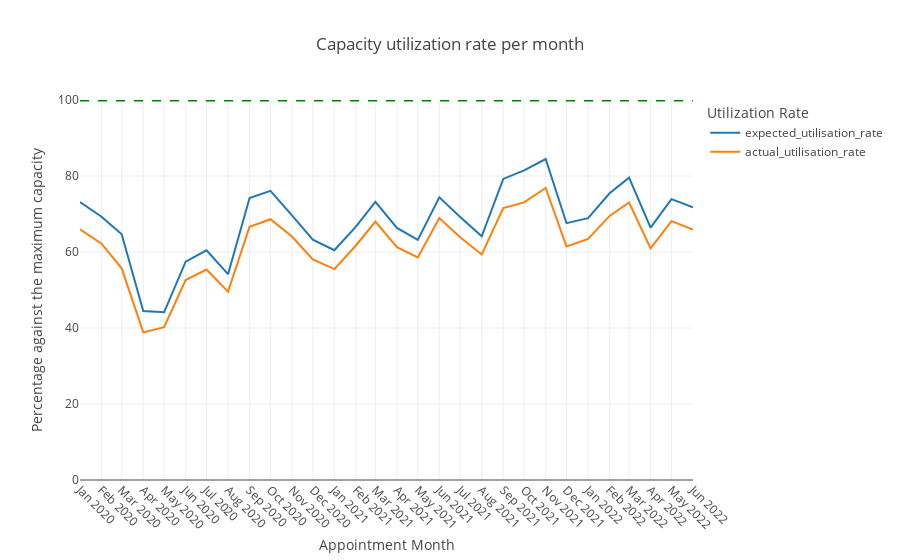

The notebook cell this image was saved under:
### Markdown cell above
### Appointment VS Capacity

### Code cell
# Sum the appointments: by month

# Calculate total appointments per month (Jan 2020 - Jun 2022)
ar_df = ar.groupby(['appointment_month','appointment_status'])['count_of_appointments'].agg('sum').reset_index()

# Calculate the calendars of month
ar_df['daysinmonth'] = ar_df['appointment_month'].apply(lambda t: pd.Period(t, freq='S').days_in_month)

# Calculate the monthly max capacity
ar_df['month_capacity']=1200000*ar_df['daysinmonth']

# Calculate the expected capacity utilisation rate
ar_df['expected_utilisation_rate'] = ar_df['count_of_appointments']/ar_df['month_capacity']*100

# Calculate the actual capacity utilisation for attended appointments
def actual_utilisation(row):
   if row['appointment_status'] == 'Attended':
        return row['count_of_appointments']
ar_df['actual_utilisation'] = ar_df.apply(actual_utilisation, axis=1)
ar_df['actual_utilisation'].fillna(0, inplace=True)

# Calculate the actual capacity utilisation rate
def actual_utilisation_rate(row):
    if row['appointment_status'] == 'Attended':
        return row['expected_utilisation_rate']

ar_df['actual_utilisation_rate'] = ar_df.apply(actual_utilisation_rate, axis=1)
ar_df['actual_utilisation_rate'].fillna(0, inplace=True)

ar_df_line = ar_df.groupby(['appointment_month'])['expected_utilisation_rate','actual_utilisation_rate'].agg('sum').reset_index()
fig = px.line(ar_df_line, x='appointment_month', y=ar_df_line.columns[1:],
              template='none', title='Capacity utilization rate per month',
              labels={'variable':'Utilization Rate',
                      'value': 'Percentage against the maximum capacity',
                     'appointment_month': 'Appointment Month'})
fig.update_xaxes(dtick="M1", tickangle=45)
fig.add_hline(y=100,line_width=3, line_dash="dash", line_color='green', name='Capacity')
fig.update_yaxes(range=[0, 100])
fig.show()

### Figure 1 — Plotly figure (JSON) as saved in the notebook; plotly's stock layout.template omitted (floating-point values rounded to 4 significant figures)
{"data": [{"hovertemplate": "Utilization Rate=expected_utilisation_rate<br>Appointment Month=%{x}<br>Percentage against the maximum capacity=%{y}<extra></extra>", "legendgroup": "expected_utilisation_rate", "line": {"color": "#1F77B4", "dash": "solid"}, "marker": {"symbol": "circle"}, "mode": "lines", "name": "expected_utilisation_rate", "orientation": "v", "showlegend": true, "type": "scatter", "x": ["2020-01-01T00:00:00", "2020-02-01T00:00:00", "2020-03-01T00:00:00", "2020-04-01T00:00:00", "2020-05-01T00:00:00", "2020-06-01T00:00:00", "2020-07-01T00:00:00", "2020-08-01T00:00:00", "2020-09-01T00:00:00", "2020-10-01T00:00:00", "2020-11-01T00:00:00", "2020-12-01T00:00:00", "2021-01-01T00:00:00", "2021-02-01T00:00:00", "2021-03-01T00:00:00", "2021-04-01T00:00:00", "2021-05-01T00:00:00", "2021-06-01T00:00:00", "2021-07-01T00:00:00", "2021-08-01T00:00:00", "2021-09-01T00:00:00", "2021-10-01T00:00:00", "2021-11-01T00:00:00", "2021-12-01T00:00:00", "2022-01-01T00:00:00", "2022-02-01T00:00:00", "2022-03-01T00:00:00", "2022-04-01T00:00:00", "2022-05-01T00:00:00", "2022-06-01T00:00:00"], "xaxis": "x", "y": [73.12, 69.27, 64.66, 44.47, 44.13, 57.47, 60.46, 54.17, 74.21, 76.08, 69.62, 63.27, 60.46, 66.67, 73.19, 66.33, 63.19, 74.4, 69.19, 64.12, 79.23, 81.46, 84.46, 67.58, 68.91, 75.46, 79.56, 66.43, 73.91, 71.74], "yaxis": "y"}, {"hovertemplate": "Utilization Rate=actual_utilisation_rate<br>Appointment Month=%{x}<br>Percentage against the maximum capacity=%{y}<extra></extra>", "legendgroup": "actual_utilisation_rate", "line": {"color": "#FF7F0E", "dash": "solid"}, "marker": {"symbol": "circle"}, "mode": "lines", "name": "actual_utilisation_rate", "orientation": "v", "showlegend": true, "type": "scatter", "x": ["2020-01-01T00:00:00", "2020-02-01T00:00:00", "2020-03-01T00:00:00", "2020-04-01T00:00:00", "2020-05-01T00:00:00", "2020-06-01T00:00:00", "2020-07-01T00:00:00", "2020-08-01T00:00:00", "2020-09-01T00:00:00", "2020-10-01T00:00:00", "2020-11-01T00:00:00", "2020-12-01T00:00:00", "2021-01-01T00:00:00", "2021-02-01T00:00:00", "2021-03-01T00:00:00", "2021-04-01T00:00:00", "2021-05-01T00:00:00", "2021-06-01T00:00:00", "2021-07-01T00:00:00", "2021-08-01T00:00:00", "2021-09-01T00:00:00", "2021-10-01T00:00:00", "2021-11-01T00:00:00", "2021-12-01T00:00:00", "2022-01-01T00:00:00", "2022-02-01T00:00:00", "2022-03-01T00:00:00", "2022-04-01T00:00:00", "2022-05-01T00:00:00", "2022-06-01T00:00:00"], "xaxis": "x", "y": [65.96, 62.18, 55.7, 38.84, 40.22, 52.62, 55.39, 49.57, 66.63, 68.63, 64.09, 58.04, 55.5, 61.71, 67.98, 61.27, 58.55, 68.93, 63.87, 59.36, 71.55, 73.04, 76.85, 61.43, 63.43, 69.5, 73.04, 60.97, 68.13, 65.88], "yaxis": "y"}], "layout": {"legend": {"title": {"text": "Utilization Rate"}, "tracegroupgap": 0}, "shapes": [{"line": {"color": "green", "dash": "dash", "width": 3}, "name": "Capacity", "type": "line", "x0": 0, "x1": 1, "xref": "x domain", "y0": 100, "y1": 100, "yref": "y"}], "title": {"text": "Capacity utilization rate per month"}, "xaxis": {"anchor": "y", "domain": [0, 1], "dtick": "M1", "tickangle": 45, "title": {"text": "Appointment Month"}}, "yaxis": {"anchor": "x", "domain": [0, 1], "range": [0, 100], "title": {"text": "Percentage against the maximum capacity"}}}}
